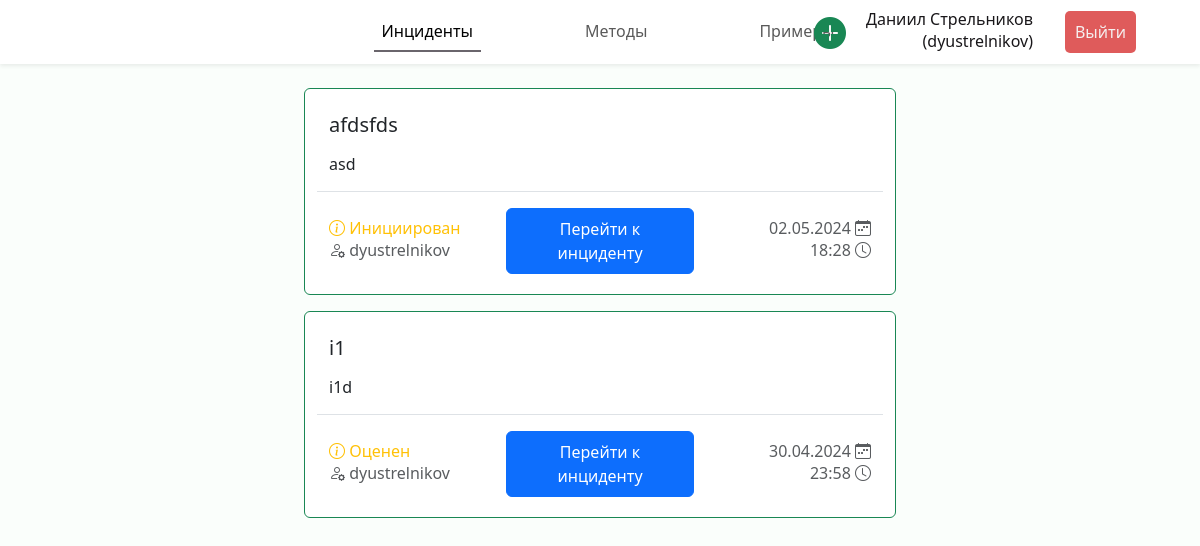
/incidents (signed in), run on an earlier commit of the app's database.
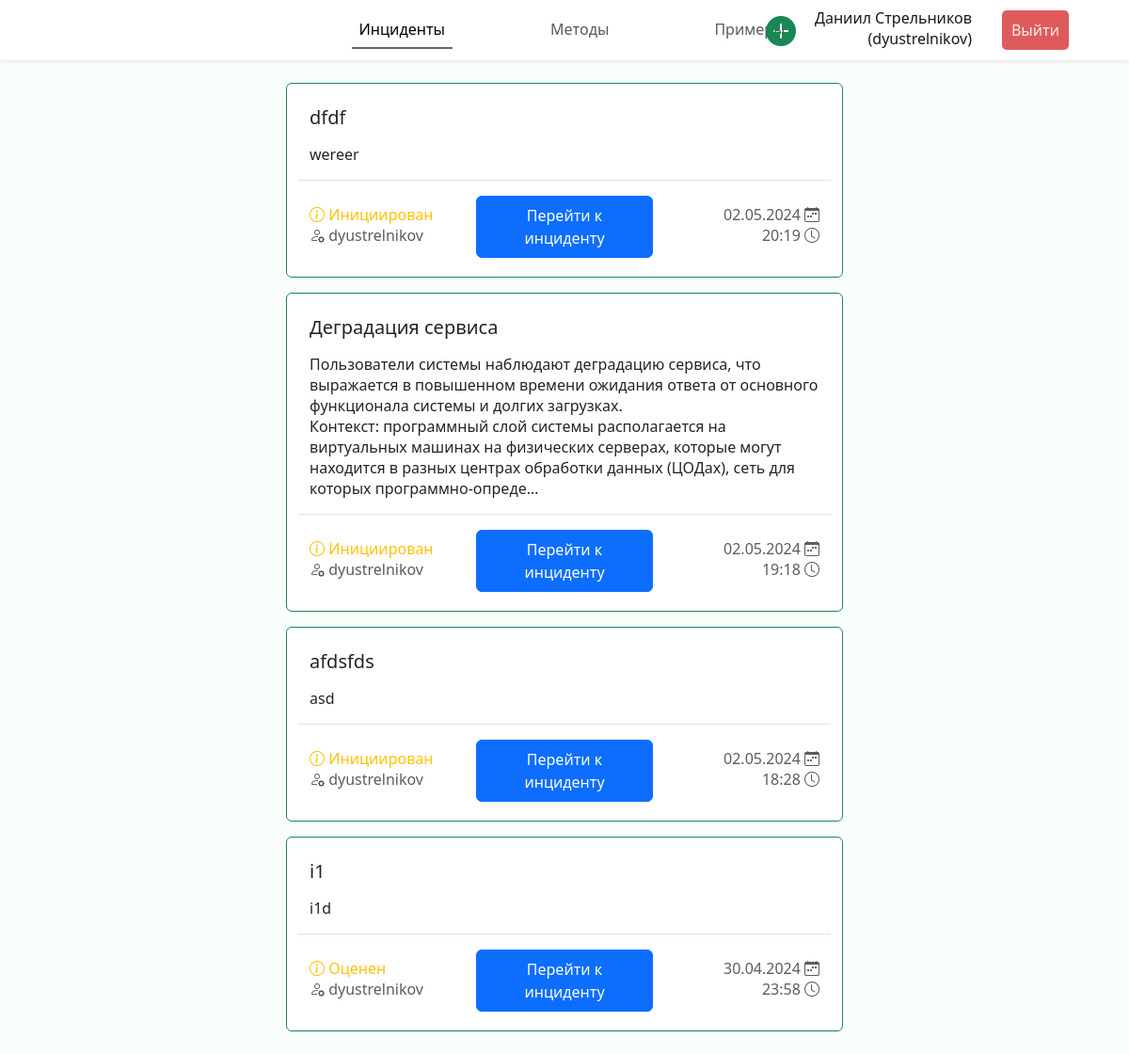
And on a later commit of the database.
### incidents/models.py (models this page shows, shortened)
class Incident(models.Model):
    name = models.CharField("Название", max_length=100)
    description = models.TextField("Описание")
    created_at = models.DateTimeField("Создан")
    results = models.JSONField("Результаты", null=True, blank=True)
    creator = models.ForeignKey(Expert, verbose_name="Инициатор", on_delete=models.CASCADE,
                                related_name="authored_incidents")
    status = models.ForeignKey(Status, verbose_name="Статус", on_delete=models.CASCADE)
    criteries = models.ManyToManyField(Criteria, through="IncidentCriteria")
    experts = models.ManyToManyField(Expert, through="IncidentExpert")
    class Meta:
        verbose_name = "Инцидент"
        verbose_name_plural = "Инциденты"

class Status(models.Model):
    name = models.CharField("Наименование", max_length=100)
    def __str__(self) -> str:
        return self.name
    class Meta:
        verbose_name = "Статус"
        verbose_name_plural = "Статусы"

class Expert(models.Model):
    user = models.OneToOneField(User, verbose_name="Пользователь", on_delete=models.CASCADE)
    class Meta:
        verbose_name = "Эксперт"
        verbose_name_plural = "Эксперты"

### incidents/views.py (the view)
# urls.py: path("incidents", views.incidents_list, name="incidents"),
@login_required(login_url='login')
def incidents_list(request) -> HttpResponse:
    incidents = Incident.objects.all().annotate(
        is_expert=Count(Case(When(experts__user=request.user, then=1)))
    ).order_by('-is_expert', 'status', '-created_at')
    return render(request, "incidents/incidents.html", {"incidents": incidents})

### incidents/templates/incidents/incidents.html (shortened to what this page needs)
{% extends 'incidents/base.html' %}
{% load static %}
{% block header %}
<header class="header fixed-top shadow-sm d-flex">
    <nav class="navbar navbar-expand-lg w-100">
        <div class="collapse navbar-collapse justify-content-center" id="navbarNav">
        <ul class="navbar-nav py-1">
            <li class="nav-item px-5"><a class="nav-link active" href="{% url 'incidents' %}">Инциденты</a></li>
            <li class="nav-item px-5"><a class="nav-link" href="{% url 'methods' %}">Методы</a></li>
            <li class="nav-item px-5"><a class="nav-link" href="{% url 'examples' %}">Примеры</a></li>
        </ul>
        </div>
        <ul class="navbar-nav position-fixed end-0 me-5 align-items-center">
            <li class="nav-item px-1 btn-create-icon">
                <a href="{% url 'incident_create' %}" class="fs-2" title="Инициировать решение инцидента">
                    <i class="bi bi-plus-circle-fill text-success"></i>
                </a>
            </li>
            <li class="nav-item px-3 text-end mb-1">
                <div class="fullname">{{ request.user.get_full_name }}</div>
                <div class="username">({{ request.user.get_username }})</div>
            </li>
            <li class="nav-item px-3">
                <form action="{% url 'logout' %}" method="POST">
                    <button class="logout-btn" type="submit">Выйти</button>
                </form>
            </li>
          </ul>
    </nav>
</header>
{% endblock %}
{% block content %}
<div class="cards d-flex p-2 flex-column align-items-center">
    {% for incident in incidents %}
    <div class="col-lg-6 col-xxl-5 card mb-3 {% if incident.is_expert == 1 %}border-success{% endif %}">
        <div class="card-body m-2 mb-1">
          <h5 class="card-title">{{ incident.name|truncatechars:120 }}</h5>
          <p class="card-text">{{ incident.description|linebreaks|truncatechars:360 }}</p>
          <div class="row justify-content-between align-items-center pt-3 border-top">
            <div class="col">
                <p class="card-subtitle text-warning mb-1"><i class="bi bi-info-circle"></i> {{ incident.status }}</p>
                <p class="card-subtitle text-muted"><i class="bi bi-person-gear"></i> {{ incident.creator.user.get_username  }}</p>
            </div>
            <a href="{% url 'incident' incident.id %}" class="col-4 btn btn-primary px-3 py-2">Перейти к инциденту</a>
            <div class="col">
                <p class="card-subtitle text-muted text-end mb-1">{{ incident.created_at|date:'d.m.Y' }} <i class="bi bi-calendar-week"></i></p>
                <p class="card-subtitle text-muted text-end">{{ incident.created_at|time }} <i class="bi bi-clock"></i></p>
            </div>
          </div>
        </div>
      </div>
    {% endfor %}
</div>
{% endblock %}

### incidents/templates/incidents/base.html (shortened to what this page needs)
{% load static %}
<!DOCTYPE html>
<html lang="en">
<head>
    <link href="https://cdn.jsdelivr.net/npm/bootstrap@5.3.3/dist/css/bootstrap.min.css" rel="stylesheet">
    <link rel="stylesheet" href="https://cdn.jsdelivr.net/npm/bootstrap-icons@1.11.3/font/bootstrap-icons.min.css">
    <link rel="stylesheet" href="{% static 'incidents/css/style.css' %}">
</head>
<body>
    {% block header %}
    {% endblock %}
    {% block content %}
    {% endblock content %}
</body>
</html>

### incidents/static/incidents/css/style.css (style rules this page uses)
:root { --font-family: "Segoe UI", Roboto, "Helvetica Neue", Arial, sans-serif; }
* { box-sizing: border-box; padding: 0; margin: 0; }
body { margin: 5rem 0 0 0; font-family: var(--font-family); font-weight: 400; line-height: normal; background-color: rgb(250, 254, 251); color: #19171a; overflow: overlay; width: 100%; }
.header { background: rgb(255, 255, 255); }
.logout-btn { padding: 10px; background-color: #df5b5b; color: #f5efef; text-decoration: none; border-radius: 5px; border-width: 0; }
.active { border-bottom: 2px solid #4b464ed3; }
.btn-create-icon { transition: transform .6s ease; }

What changed in the data, as far as the page shows it:
added Incident: name "dfdf", description "wereer", status "Инициирован", creator.user.get_username "dyustrelnikov", created_at "02.05.2024", created_at "20:19"
added Incident: name "Деградация сервиса", description "Пользователи системы наблюдают деградацию сервиса, что выражается в повышенном времени ожидания ответа от основного функционала системы и долгих загрузках. Контекст: программный слой системы располагается на виртуальных машинах на физических серверах, которые могут находится в разных центрах обработки данных (ЦОДах), сеть для которых программно-опреде…", status "Инициирован", creator.user.get_username "dyustrelnikov", created_at "02.05.2024", created_at "19:18"
